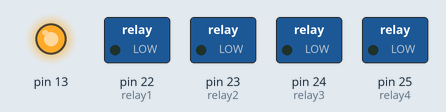
Simulated run of this sketch. Board: Arduino Mega 2560, built with avr-gcc and run on an emulated ATmega2560. On the bench: switched loads named in the sketch (green lamp = pin HIGH), output pins drawn as LEDs (lit = HIGH).

Above: at 8.5 s.
At 9.5 s:
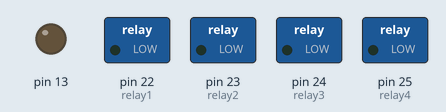
Timing chart, 0 to 11.0 s (numbered marks = the images above):
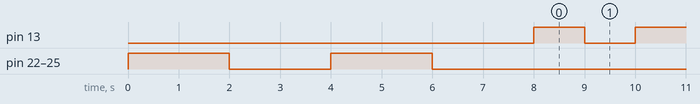

The sketch:

FA_DUINO.ino
```cpp
int relay1 = 22;
int relay2 = 23;
int relay3 = 24;
int relay4 = 25;
int count1 = 0;
int count2 = 0;
int count3 = 0;
int count4 = 0;
int statestatus = LOW;
int state1 = LOW;
int state2 = LOW;
int state3 = LOW;
int state4 = LOW;
int toggle1 = 3600; // 1 jam
int toggle2 = 7200; // 2 jam
int toggle3 = 14400; // 4 jam
int toggle4 = 21600; // 6 Jam

void setup() {
  pinMode(relay1, OUTPUT);
  pinMode(relay2, OUTPUT);
  pinMode(relay3, OUTPUT);
  pinMode(relay4, OUTPUT);
  pinMode(13, OUTPUT);
  digitalWrite(relay1, HIGH);
  digitalWrite(relay2, HIGH);
  digitalWrite(relay3, HIGH);
  digitalWrite(relay4, HIGH);
  delay(2000);
  digitalWrite(relay1, LOW);
  digitalWrite(relay2, LOW);
  digitalWrite(relay3, LOW);
  digitalWrite(relay4, LOW);
  delay(2000);
  digitalWrite(relay1, HIGH);
  digitalWrite(relay2, HIGH);
  digitalWrite(relay3, HIGH);
  digitalWrite(relay4, HIGH);
  delay(2000);
  digitalWrite(relay1, LOW);
  digitalWrite(relay2, LOW);
  digitalWrite(relay3, LOW);
  digitalWrite(relay4, LOW);
  delay(2000);
}

void loop() {
  count1++;
  count2++;
  count3++;
  count4++;
  if(count1%toggle1 == 0){
    state1 = toggle_value(state1);
    count1 = 0;
  }

  if(count2%toggle2 == 0){
    state2 = toggle_value(state2);
    count2 = 0;
  }

  if(count3%toggle3 == 0){
    state3 = toggle_value(state3);
    count3 = 0;
  }

  if(count4%toggle4 == 0){
    state4 = toggle_value(state4);
    count4 = 0;
  }

  digitalWrite(relay1, state1);
  digitalWrite(relay2, state2);
  digitalWrite(relay3, state3);
  digitalWrite(relay4, state4);
  statestatus = toggle_value(statestatus);
  digitalWrite(13, statestatus);

  delay(1000);
}

int toggle_value(int state){
  if(state == HIGH){
    return LOW;
  }else{
    return HIGH;
  }
}
```

Measured:
- by itself, pin 13: alternates HIGH for 1.0 s and LOW for 1.0 s
